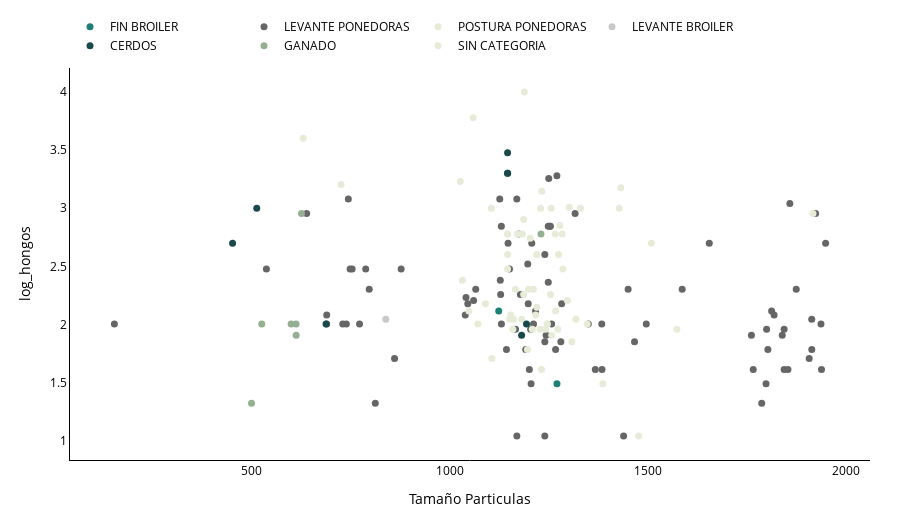

The code cell stored with this chart in its notebook:
### Code cell
fig = scatter_corporativo(
    r,
    x_col="Tamaño Particulas",
    y_col="log_hongos",
    color_by="Especie",
    filter_col="log_hongos",
    min_filter_val=0,
    title="",
    #output_html=f"{ROOT_IMAGEN}/log_hongos_pt.html"
)
fig.show()
s3.save_plotly_html(fig, f"log_hongos_pt.html")
